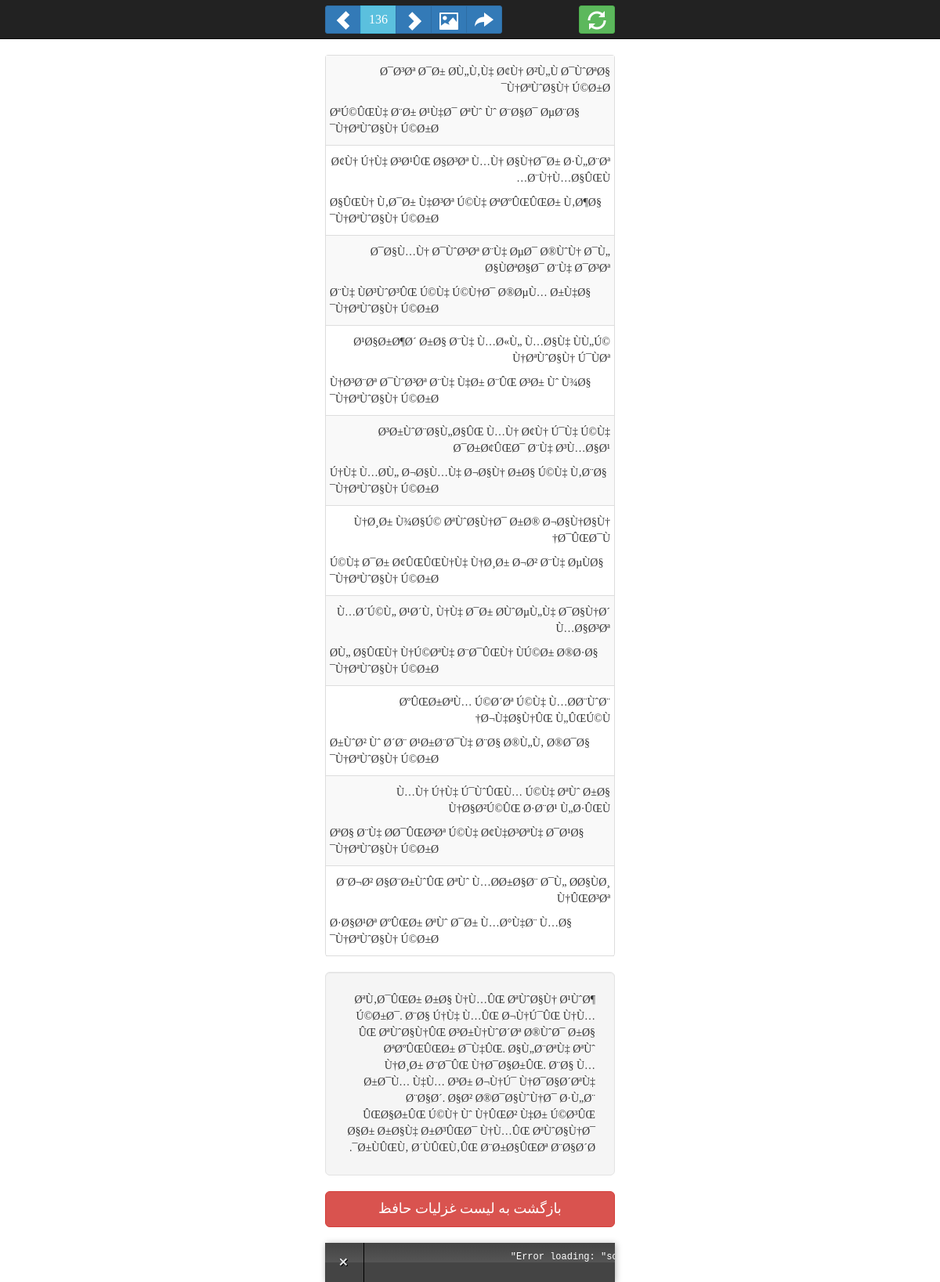
The page / on the database its author committed.
### tables this page shows
CREATE TABLE `verses` (
  `vid` int(11) NOT NULL AUTO_INCREMENT,
  `sid` int(11) NOT NULL,
  `number` int(11) NOT NULL,
  `hemistich_first` varchar(255) NOT NULL,
  `hemistich_second` varchar(255) NOT NULL,
  PRIMARY KEY (`vid`)
);

CREATE TABLE `sonnets` (
  `sid` int(11) NOT NULL,
  `phrase` text NOT NULL,
  PRIMARY KEY (`sid`)
);

### notorm/NotORM.php (called while the page is built, shortened)
<?php
include_once dirname(__FILE__) . "/NotORM/Structure.php";
include_once dirname(__FILE__) . "/NotORM/Result.php";
include_once dirname(__FILE__) . "/NotORM/MultiResult.php";
include_once dirname(__FILE__) . "/NotORM/Row.php";
class NotORM extends NotORM_Abstract {
	function __construct(PDO $connection, NotORM_Structure $structure = null, NotORM_Cache $cache = null) {
		$this->connection = $connection;
		if (!isset($structure)) {
			$structure = new NotORM_Structure_Convention;
		}
		$this->structure = $structure;
		$this->cache = $cache;
	}
	function __call($table, array $where) {
		$return = new NotORM_Result($this->structure->getReferencingTable($table, ''), $this);
		return $return;
	}
}

### notorm/NotORM/Structure.php (called while the page is built, shortened)
<?php
class NotORM_Structure_Convention implements NotORM_Structure {
	protected $primary, $foreign, $table, $prefix;
	function __construct($primary = 'id', $foreign = '%s_id', $table = '%s', $prefix = '') {
		$this->primary = $primary;
		$this->table = $table;
		$this->prefix = $prefix;
	}
	function getPrimary($table) {
		return sprintf($this->primary, $this->getColumnFromTable($table));
	}
	function getReferencingTable($name, $table) {
		return $this->prefix . $name;
	}
	protected function getColumnFromTable($name) {
		return $name;
	}
}

### notorm/NotORM/Result.php (called while the page is built, shortened)
<?php
class NotORM_Result extends NotORM_Abstract implements Iterator, ArrayAccess, Countable, JsonSerializable {
	protected $single;
	protected $select = array(), $conditions = array(), $where = array(), $parameters = array(), $order = array(), $limit = null, $offset = null, $group = "", $having = "", $lock = null;
	protected $union = array(), $unionOrder = array(), $unionLimit = null, $unionOffset = null;
	protected $data, $referencing = array(), $aggregation = array(), $accessed, $access, $keys = array();
	function __construct($table, NotORM $notORM, $single = false) {
		$this->table = $table;
		$this->notORM = $notORM;
		$this->single = $single;
		$this->primary = $notORM->structure->getPrimary($table);
	}
	function __destruct() {
		$this->rows = null;
	}
	protected function limitString($limit, $offset = null) {
		$return = "";
		return $return;
	}
	protected function removeExtraDots($expression) {
		return preg_replace('~(?:\\b[a-z_][a-z0-9_.:]*[.:])?([a-z_][a-z0-9_]*)[.:]([a-z_*])~i', '\\1.\\2', $expression);
	}
	protected function whereString() {
		$return = "";
		if ($this->order) {
			$return .= " ORDER BY " . implode(", ", $this->order);
		}
		$return = $this->removeExtraDots($return);
		$where = $this->where;
		if ($where) {
			$return = " WHERE " . implode($where) . $return;
		}
		$return .= $this->limitString($this->limit, $this->offset);
		return $return;
	}
	protected function topString($limit, $offset = null) {
		return "";
	}
	protected function createJoins($val) {
		$return = array();
		return $return;
	}
	function __toString() {
		$return = "SELECT" . $this->topString($this->limit, $this->offset) . " ";
		$join = $this->createJoins(implode(",", $this->conditions) . "," . implode(",", $this->select) . ",$this->group,$this->having," . implode(",", $this->order));
		if ($this->select) {
			$return .= $this->removeExtraDots(implode(", ", $this->select));
		} elseif ($this->accessed) {
			$return .= ($join ? "$this->table." : "") . implode(", " . ($join ? "$this->table." : ""), array_keys($this->accessed));
		} else {
			$return .= ($join ? "$this->table." : "") . "*";
		}
		$return .= " FROM $this->table" . implode($join) . $this->whereString();
		return $return;
	}
	protected function query($query, $parameters) {
		$return = $this->notORM->connection->prepare($query);
		if (!$return || !$return->execute(array_map(array($this, 'formatValue'), $parameters))) {
			$return = false;
		}
		return $return;
	}
	protected function formatValue($val) {
		return $val;
	}
	protected function quote($val) {
		$val = $this->formatValue($val);
		if (is_int($val) || $val instanceof NotORM_Literal) {
			return (string) $val;
		}
		return $this->notORM->connection->quote($val);
	}
	function where($condition, $parameters = array()) {
		$args = func_get_args();
		return $this->whereOperator("AND", $args);
	}
	protected function whereOperator($operator, array $args) {
		$condition = $args[0];
		$parameters = (count($args) > 1 ? $args[1] : array());
		$this->conditions[] = "$operator $condition";
		$condition = $this->removeExtraDots($condition);
		if (count($args) != 2 || strpbrk($condition, "?:")) {
			if (count($args) != 2 || !is_array($parameters)) {
				$parameters = array_slice($args, 1);
			}
			$this->parameters = array_merge($this->parameters, $parameters);
		} elseif ($parameters === null) {
			$condition .= " IS NULL";
		} elseif (!is_array($parameters)) {
			$condition .= " = " . $this->quote($parameters);
		} else {
			$condition = $this->whereIn($condition, $parameters);
		}
		$this->where[] = (preg_match('~^\)+$~', $condition)
			? $condition
			: ($this->where ? " $operator " : "") . "($condition)"
		);
		return $this;
	}
	function order($columns) {
		$this->rows = null;
		if ($columns != "") {
			$columns = (is_array($columns) ? $columns : func_get_args());
			foreach ($columns as $column) {
				if ($this->union) {
					$this->unionOrder[] = $column;
				} else {
					$this->order[] = $column;
				}
			}
		} elseif ($this->union) {
			$this->unionOrder = array();
		} else {
			$this->order = array();
		}
		return $this;
	}
	protected function execute() {
		if (!isset($this->rows)) {
			$result = false;
			$parameters = array();
			try {
				$result = $this->query($this->__toString(), $parameters);
			} catch (PDOException $exception) {
			}
			$this->rows = array();
			if ($result) {
				$result->setFetchMode(PDO::FETCH_ASSOC);
				foreach ($result as $key => $row) {
					$this->rows[$key] = new $this->notORM->rowClass($row, $this);
				}
			}
			$this->data = $this->rows;
		}
	}
	function offsetGet($key) {
		if ($this->single && !isset($this->data)) {
			$clone = clone $this;
			if (is_array($key)) {
				$clone->where($key)->limit(1);
			} else {
				$clone->where($this->primary, $key);
			}
			$return = $clone->fetch();
			if ($return) {
				return $return;
			}
		} else {
			$this->execute();
			if (is_array($key)) {
				foreach ($this->data as $row) {
					foreach ($key as $k => $v) {
						if ((isset($v) && $row[$k] !== null ? $row[$k] != $v : $row[$k] !== $v)) {
							continue 2;
						}
					}
					return $row;
				}
			} elseif (isset($this->data[$key])) {
				return $this->data[$key];
			}
		}
	}
}

### notorm/NotORM/Row.php (called while the page is built, shortened)
<?php
class NotORM_Row extends NotORM_Abstract implements IteratorAggregate, ArrayAccess, Countable, JsonSerializable {
	protected $row, $result, $primary;
	function __construct(array $row, NotORM_Result $result) {
		$this->row = $row;
		$this->result = $result;
	}
	function offsetGet($key) {
		return $this->row[$key];
	}
}

### index.php (the view, shortened to what this page needs)
<?php
include dirname(__FILE__) . "/notorm/NotORM.php";
$connection = new PDO("mysql:host={$config['host']};dbname={$config['name']};port={$config['port']}", $config['user'], $config['pass']);
$sid = isset($_GET['sid']) ? (int) $_GET['sid'] : 0;
if ($sid <= 0 || $sid > 495) {
  $sid = rand(1, 495);
}
$next = ($sid + 1) % 495;
$prev = ($prev = $sid - 1) ? $prev : 495;
$software = new NotORM($connection);
$sonnet = $software->sonnets("sid", $sid);
$verses = $software->verses("sid", $sid)->order("number");
?>
<html>
  <head>
      <?php print $verses[0]['hemistich_first'] ?>
    <meta name="description" content="<?php print $sonnet[0]['phrase']; ?>"/>
    <link href="dist/css/bootstrap.min.css" rel="stylesheet">
    <link href="assets/css/style.css" rel="stylesheet">
  </head>
  <body>
    <nav class="navbar navbar-default navbar-inverse navbar-fixed-top" role="navigation">
      <div class="container">
        <div class="btn-group pull-left">
          <a class="btn btn-sm btn-primary" href="index.php?sid=<?php print $next; ?>"><i class="glyphicon glyphicon-chevron-left"></i></a>
          <a class="btn btn-sm btn-info" href="index.php?sid=<?php print $sid; ?>"><?php print $sid; ?></a>
          <a class="btn btn-sm btn-primary" href="index.php?sid=<?php print $prev; ?>"><i class="glyphicon glyphicon-chevron-right"></i></a>
          <a target="_blank" class="btn btn-sm btn-primary" href="images/<?php print $sid; ?>.png"><i class="glyphicon glyphicon-picture"></i></a>
          <a target="_blank" class="btn btn-sm btn-primary" href="https://www.facebook.com/sharer/sharer.php?u=<?php print urlencode("http://hafez.apps.rastasoft.ir/index.php?sid=$sid"); ?>"><i class="glyphicon glyphicon-share-alt"></i></a>
        </div>
        <a class="btn btn-sm btn-success new-sonnet" href="index.php?time=<?php print time(); ?>"><i class="glyphicon glyphicon-refresh pull-right"></i></a>
      </div>
    </nav>
    <div class="container">
      <div class="sonnet">
        <?php foreach ($verses as $verse): ?>
          <div class="hemistich">
            <span class="first"><?php print $verse['hemistich_first']; ?></span>
            <span class="second"><?php print $verse['hemistich_second']; ?></span>
          </div>
        <?php endforeach; ?>
      </div>
      <div class="well well-lg">
        <?php print $sonnet[0]['phrase']; ?>
      </div>
      <a class="btn btn-lg btn-danger sonnets-list" style="width: 100%;" href="list.php">
        بازگشت به لیست غزلیات حافظ
      </a>
    </div>
    <footer class="footer">
      <div class="container">
      </div>
    </footer>
  </body>
</html>

### assets/css/style.css (style rules this page uses)
body { padding-top: 70px; font: 14px/150% Tahoma; direction: rtl; height: 100%; }
.container { width: auto; max-width: 400px; }
.navbar-default .container { padding-top: 7px; }
.navbar-default .glyphicon { font-size: 24px; }
.navbar-default .btn-info { font-size: 16px; }
.sonnet { border: 1px solid #ddd; border-bottom: none; border-radius: 4px; margin-bottom: 20px; }
.sonnet .hemistich { padding: 5px 0; display: block; border-bottom: 1px solid #ddd; }
.sonnet .hemistich span { padding: 5px; display: block; }
.sonnet .hemistich span.second { text-align: left; }
.sonnet .hemistich:nth-child(2n+1) { background-color: #f9f9f9; }
.well { margin-bottom: 20px; }
.sonnets-list { margin-bottom: 70px; }
.footer { width: 100%; position: fixed; left: 0; right: 0; bottom: 0; }

### rows shown on the page
verses: hemistich_first "Ø¯Ø³Øª Ø¯Ø± Ø­Ù„Ù‚Ù‡ Ø¢Ù† Ø²Ù„Ù Ø¯ÙˆØªØ§ Ù†ØªÙˆØ§Ù† Ú©Ø±Ø¯", hemistich_second "ØªÚ©ÛŒÙ‡ Ø¨Ø± Ø¹Ù‡Ø¯ ØªÙˆ Ùˆ Ø¨Ø§Ø¯ ØµØ¨Ø§ Ù†ØªÙˆØ§Ù† Ú©Ø±Ø¯"
verses: hemistich_first "Ø¢Ù† Ú†Ù‡ Ø³Ø¹ÛŒ Ø§Ø³Øª Ù…Ù† Ø§Ù†Ø¯Ø± Ø·Ù„Ø¨Øª Ø¨Ù†Ù…Ø§ÛŒÙ…", hemistich_second "Ø§ÛŒÙ† Ù‚Ø¯Ø± Ù‡Ø³Øª Ú©Ù‡ ØªØºÛŒÛŒØ± Ù‚Ø¶Ø§ Ù†ØªÙˆØ§Ù† Ú©Ø±Ø¯"
verses: hemistich_first "Ø¯Ø§Ù…Ù† Ø¯ÙˆØ³Øª Ø¨Ù‡ ØµØ¯ Ø®ÙˆÙ† Ø¯Ù„ Ø§ÙØªØ§Ø¯ Ø¨Ù‡ Ø¯Ø³Øª", hemistich_second "Ø¨Ù‡ ÙØ³ÙˆØ³ÛŒ Ú©Ù‡ Ú©Ù†Ø¯ Ø®ØµÙ… Ø±Ù‡Ø§ Ù†ØªÙˆØ§Ù† Ú©Ø±Ø¯"
verses: hemistich_first "Ø¹Ø§Ø±Ø¶Ø´ Ø±Ø§ Ø¨Ù‡ Ù…Ø«Ù„ Ù…Ø§Ù‡ ÙÙ„Ú© Ù†ØªÙˆØ§Ù† Ú¯ÙØª", hemistich_second "Ù†Ø³Ø¨Øª Ø¯ÙˆØ³Øª Ø¨Ù‡ Ù‡Ø± Ø¨ÛŒ Ø³Ø± Ùˆ Ù¾Ø§ Ù†ØªÙˆØ§Ù† Ú©Ø±Ø¯"
verses: hemistich_first "Ø³Ø±ÙˆØ¨Ø§Ù„Ø§ÛŒ Ù…Ù† Ø¢Ù† Ú¯Ù‡ Ú©Ù‡ Ø¯Ø±Ø¢ÛŒØ¯ Ø¨Ù‡ Ø³Ù…Ø§Ø¹", hemistich_second "Ú†Ù‡ Ù…Ø­Ù„ Ø¬Ø§Ù…Ù‡ Ø¬Ø§Ù† Ø±Ø§ Ú©Ù‡ Ù‚Ø¨Ø§ Ù†ØªÙˆØ§Ù† Ú©Ø±Ø¯"
verses: hemistich_first "Ù†Ø¸Ø± Ù¾Ø§Ú© ØªÙˆØ§Ù†Ø¯ Ø±Ø® Ø¬Ø§Ù†Ø§Ù† Ø¯ÛŒØ¯Ù†", hemistich_second "Ú©Ù‡ Ø¯Ø± Ø¢ÛŒÛŒÙ†Ù‡ Ù†Ø¸Ø± Ø¬Ø² Ø¨Ù‡ ØµÙØ§ Ù†ØªÙˆØ§Ù† Ú©Ø±Ø¯"
verses: hemistich_first "Ù…Ø´Ú©Ù„ Ø¹Ø´Ù‚ Ù†Ù‡ Ø¯Ø± Ø­ÙˆØµÙ„Ù‡ Ø¯Ø§Ù†Ø´ Ù…Ø§Ø³Øª", hemistich_second "Ø­Ù„ Ø§ÛŒÙ† Ù†Ú©ØªÙ‡ Ø¨Ø¯ÛŒÙ† ÙÚ©Ø± Ø®Ø·Ø§ Ù†ØªÙˆØ§Ù† Ú©Ø±Ø¯"
verses: hemistich_first "ØºÛŒØ±ØªÙ… Ú©Ø´Øª Ú©Ù‡ Ù…Ø­Ø¨ÙˆØ¨ Ø¬Ù‡Ø§Ù†ÛŒ Ù„ÛŒÚ©Ù†", hemistich_second "Ø±ÙˆØ² Ùˆ Ø´Ø¨ Ø¹Ø±Ø¨Ø¯Ù‡ Ø¨Ø§ Ø®Ù„Ù‚ Ø®Ø¯Ø§ Ù†ØªÙˆØ§Ù† Ú©Ø±Ø¯"
verses: hemistich_first "Ù…Ù† Ú†Ù‡ Ú¯ÙˆÛŒÙ… Ú©Ù‡ ØªÙˆ Ø±Ø§ Ù†Ø§Ø²Ú©ÛŒ Ø·Ø¨Ø¹ Ù„Ø·ÛŒÙ", hemistich_second "ØªØ§ Ø¨Ù‡ Ø­Ø¯ÛŒØ³Øª Ú©Ù‡ Ø¢Ù‡Ø³ØªÙ‡ Ø¯Ø¹Ø§ Ù†ØªÙˆØ§Ù† Ú©Ø±Ø¯"
verses: hemistich_first "Ø¨Ø¬Ø² Ø§Ø¨Ø±ÙˆÛŒ ØªÙˆ Ù…Ø­Ø±Ø§Ø¨ Ø¯Ù„ Ø­Ø§ÙØ¸ Ù†ÛŒØ³Øª", hemistich_second "Ø·Ø§Ø¹Øª ØºÛŒØ± ØªÙˆ Ø¯Ø± Ù…Ø°Ù‡Ø¨ Ù…Ø§ Ù†ØªÙˆØ§Ù† Ú©Ø±Ø¯"
sonnets: phrase "ØªÙ‚Ø¯ÛŒØ± Ø±Ø§ Ù†Ù…ÛŒ ØªÙˆØ§Ù† Ø¹ÙˆØ¶ Ú©Ø±Ø¯. Ø¨Ø§ Ú†Ù‡ Ù…ÛŒ Ø¬Ù†Ú¯ÛŒ Ù†Ù…ÛŒ ØªÙˆØ§Ù†ÛŒ Ø³Ø±Ù†ÙˆØ´Øª Ø®ÙˆØ¯ Ø±Ø§ ØªØºÛŒÛŒØ± Ø¯Ù‡ÛŒ. Ø§Ù„Ø¨ØªÙ‡ ØªÙˆ Ù†Ø¸Ø± Ø¨Ø¯ÛŒ Ù†Ø¯Ø§Ø±ÛŒ. Ø¨Ø§ Ù…Ø±Ø¯Ù… Ù‡Ù… Ø³Ø± Ø¬Ù†Ú¯ Ù†Ø¯Ø§Ø´ØªÙ‡ Ø¨Ø§Ø´. Ø§Ø² Ø®Ø¯Ø§ÙˆÙ†Ø¯ Ø·Ù„Ø¨ ÛŒØ§Ø±ÛŒ Ú©Ù† Ùˆ Ù†ÛŒØ² Ù‡Ø± Ú©Ø³ÛŒ Ø§Ø± Ø±Ø§Ù‡ Ø±Ø³ÛŒØ¯ Ù†Ù…ÛŒ ØªÙˆØ§Ù†Ø¯ Ø±ÙÛŒÙ‚ Ø´ÙÛŒÙ‚ÛŒ Ø¨Ø±Ø§ÛŒØª Ø¨Ø§Ø´Ø¯."

### other values the page prints
$sid "136"
